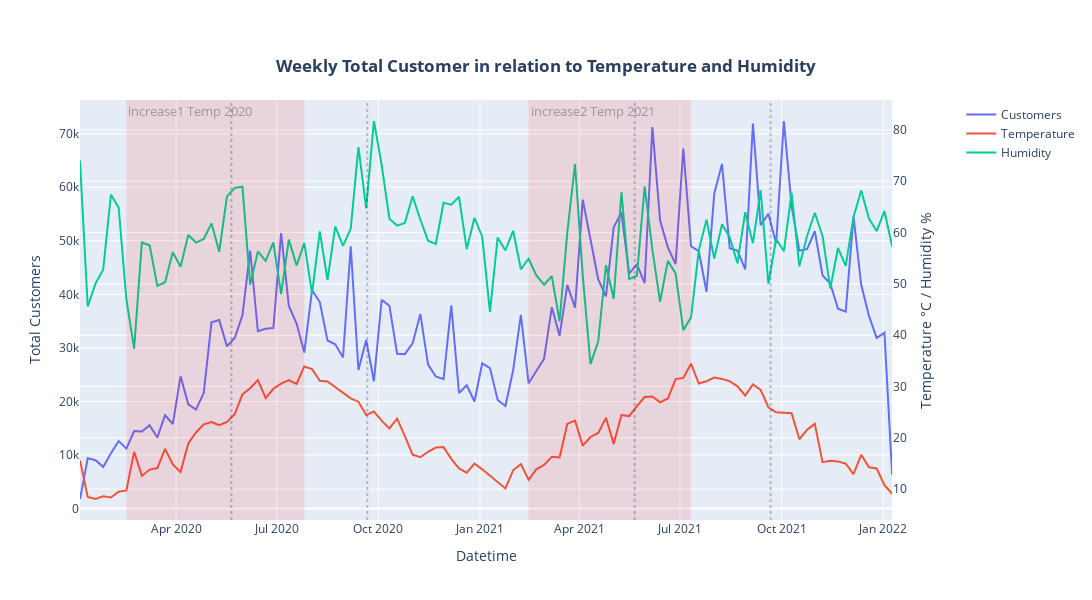

This figure's notebook cell:
### Code cell
fig1 = make_subplots( specs= [[{"secondary_y": True}]])

# Customers-Trace
fig1.add_trace(
 go.Scatter(x= df_wth.datetime,
            y= df_wth.reg_customer,
            name= "Customers"),
secondary_y= False
)

# Temperature-Trace
fig1.add_trace(
 go.Scatter(x= df_wth.datetime,
            y= df_wth.temp,
            name= "Temperature"),
 secondary_y= True
)

# Humidity-Trace
fig1.add_trace(
 go.Scatter(x= df_wth.datetime,
            y= df_wth.humidity,
            name= "Humidity"),
 secondary_y= True
)

fig1.add_vrect(x0="2020-02-16", 
              x1="2020-07-26", 
              col=1,
              row=1,
              annotation_text= "increase1 Temp 2020", 
              annotation_position="top left",
              fillcolor="red", 
              opacity=0.1, 
              line_width=0,
              annotation_font_color = "black",
              annotation_font_size = 13)


fig1.add_vrect(x0="2021-02-14", 
              x1="2021-07-11", 
              col=1,
              row=1,
              annotation_text= "increase2 Temp 2021", 
              annotation_position="top left",
              fillcolor="red", 
              opacity=0.1, 
              line_width=0,
              annotation_font_color = "black",
              annotation_font_size = 13)

# Start-Summer-2020
fig1.add_vline(x= "2020-05-21", line_dash= "dot", opacity= 0.3)

# Start-Summer-2021
fig1.add_vline(x= "2021-05-21", line_dash= "dot", opacity= 0.3)

# End-Summer-2020
fig1.add_vline(x= "2020-09-21", line_dash= "dot", opacity= 0.3)

# End-Summer-2021
fig1.add_vline(x= "2021-09-21", line_dash= "dot", opacity= 0.3)

#fig.add_hrect()


fig1.update_layout(
 title= dict(text= "<b>Weekly Total Customer in relation to Temperature and Humidity</b>", xanchor= "center", yanchor= "top", y=0.9, x=0.5),
 height= 600,
 width= 1350
)

fig1.update_annotations(opacity= 0.3)
fig1.update_yaxes(title_text="Total Customers", secondary_y=False)
fig1.update_yaxes(title_text="Temperature °C / Humidity %", secondary_y=True)
fig1.update_xaxes(title_text="Datetime")
